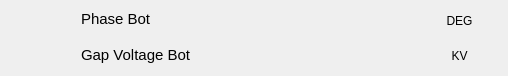
       <widget class="QWidget" name="scrollAreaWidgetContents_17">
        <property name="geometry">
         <rect>
          <x>0</x>
          <y>0</y>
          <width>508</width>
          <height>76</height>
         </rect>
        </property>
        <widget class="QWidget" name="layoutWidget_4">
         <property name="geometry">
          <rect>
           <x>4</x>
           <y>4</y>
           <width>501</width>
           <height>68</height>
          </rect>
         </property>
         <layout class="QGridLayout" name="gridLayout_9">
          <item row="0" column="1">
           <widget class="PyDMLabel" name="PyDMLabel_92">
            <property name="enabled">
             <bool>true</bool>
            </property>
            <property name="minimumSize">
             <size>
              <width>90</width>
              <height>30</height>
             </size>
            </property>
            <property name="maximumSize">
             <size>
              <width>80</width>
              <height>30</height>
             </size>
            </property>
            <property name="toolTip">
             <string/>
            </property>
            <property name="accessibleDescription">
             <string/>
            </property>
            <property name="layoutDirection">
             <enum>Qt::LeftToRight</enum>
            </property>
            <property name="autoFillBackground">
             <bool>false</bool>
            </property>
            <property name="styleSheet">
             <string notr="true"/>
            </property>
            <property name="frameShape">
             <enum>QFrame::NoFrame</enum>
            </property>
            <property name="frameShadow">
             <enum>QFrame::Sunken</enum>
            </property>
            <property name="alignment">
             <set>Qt::AlignRight|Qt::AlignTrailing|Qt::AlignVCenter</set>
            </property>
            <property name="precision" stdset="0">
             <number>1</number>
            </property>
            <property name="showUnits" stdset="0">
             <bool>false</bool>
            </property>
            <property name="precisionFromPV" stdset="0">
             <bool>false</bool>
            </property>
            <property name="channel" stdset="0">
             <string>BO-05D:RF-P5Cav:Cell3BotPhs-Mon</string>
            </property>
           </widget>
          </item>
          <item row="0" column="0">
           <widget class="PyDMLabel" name="pv02raps02_4">
            <property name="minimumSize">
             <size>
              <width>172</width>
              <height>0</height>
             </size>
            </property>
            <property name="maximumSize">
             <size>
              <width>172</width>
              <height>16777215</height>
             </size>
            </property>
            <property name="font">
             <font>
              <pointsize>11</pointsize>
             </font>
            </property>
            <property name="toolTip">
             <string/>
            </property>
            <property name="text">
             <string>Phase Bot</string>
            </property>
            <property name="alignment">
             <set>Qt::AlignLeading|Qt::AlignLeft|Qt::AlignVCenter</set>
            </property>
           </widget>
          </item>
          <item row="1" column="0">
           <widget class="PyDMLabel" name="pv03raps01_6">
            <property name="minimumSize">
             <size>
              <width>172</width>
              <height>0</height>
             </size>
            </property>
            <property name="maximumSize">
             <size>
              <width>172</width>
              <height>16777215</height>
             </size>
            </property>
            <property name="font">
             <font>
              <pointsize>11</pointsize>
             </font>
            </property>
            <property name="toolTip">
             <string/>
            </property>
            <property name="text">
             <string>Gap Voltage Bot</string>
            </property>
           </widget>
          </item>
          <item row="1" column="1">
           <widget class="PyDMLabel" name="PyDMLabel_105">
            <property name="enabled">
             <bool>true</bool>
            </property>
            <property name="minimumSize">
             <size>
              <width>90</width>
              <height>30</height>
             </size>
            </property>
            <property name="maximumSize">
             <size>
              <width>80</width>
              <height>30</height>
             </size>
            </property>
            <property name="toolTip">
             <string/>
            </property>
            <property name="accessibleDescription">
             <string/>
            </property>
            <property name="layoutDirection">
             <enum>Qt::LeftToRight</enum>
            </property>
            <property name="autoFillBackground">
             <bool>false</bool>
            </property>
            <property name="styleSheet">
             <string notr="true"/>
            </property>
            <property name="frameShape">
             <enum>QFrame::NoFrame</enum>
            </property>
            <property name="frameShadow">
             <enum>QFrame::Sunken</enum>
            </property>
            <property name="alignment">
             <set>Qt::AlignRight|Qt::AlignTrailing|Qt::AlignVCenter</set>
            </property>
            <property name="precision" stdset="0">
             <number>1</number>
            </property>
            <property name="showUnits" stdset="0">
             <bool>false</bool>
            </property>
            <property name="precisionFromPV" stdset="0">
             <bool>false</bool>
            </property>
            <property name="channel" stdset="0">
             <string>BO-05D:RF-P5Cav:Cell3BotVGap-Mon</string>
            </property>
           </widget>
          </item>
         </layout>
        </widget>
        <widget class="PyDMLabel" name="PyDMLabel_141">
         <property name="geometry">
          <rect>
           <x>429</x>
           <y>11</y>
           <width>61</width>
           <height>20</height>
          </rect>
         </property>
         <property name="toolTip">
          <string/>
         </property>
         <property name="text">
          <string>DEG</string>
         </property>
         <property name="alignment">
          <set>Qt::AlignCenter</set>
         </property>
        </widget>
        <widget class="PyDMLabel" name="PyDMLabel_142">
         <property name="geometry">
          <rect>
           <x>429</x>
           <y>46</y>
           <width>61</width>
           <height>20</height>
          </rect>
         </property>
         <property name="toolTip">
          <string/>
         </property>
         <property name="text">
          <string>KV</string>
         </property>
         <property name="alignment">
          <set>Qt::AlignCenter</set>
         </property>
        </widget>
       </widget>
